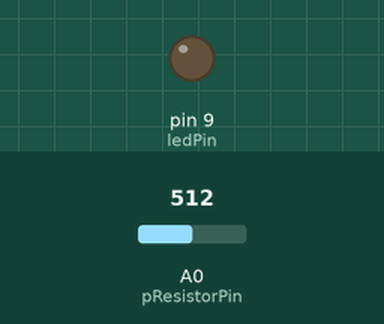
Simulated run of this sketch. Board: Arduino Uno, built with avr-gcc and run on an emulated ATmega328P. Shown: output pins drawn as LEDs (lit = HIGH). The test bench sets the inputs (shaded band); at power-on: A0 (pResistorPin) = 512.

Above: at 1.2 s.
1.3 s: A0 (pResistorPin) set to 28
2.8 s: A0 (pResistorPin) set to 22
At 3.1 s:
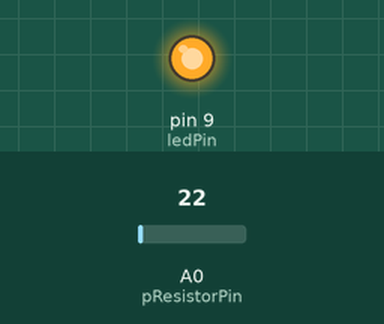
4.3 s: A0 (pResistorPin) set to 122
At 5.5 s:
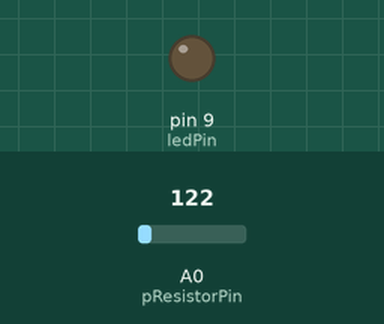
5.8 s: A0 (pResistorPin) set to 15
At 6.6 s:
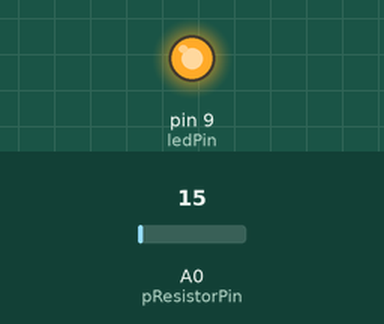
Timing chart, 0 to 8.3 s (numbered marks = the images above; inputs shaded):
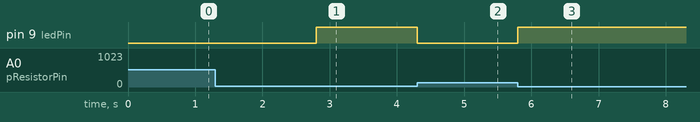

The sketch:

sketch.ino
```cpp
//constants
const int pResistorPin = A0; // Photoresistor at Arduino analog pin A0
const int ledPin = 9;       // Led pin at Arduino pin 9
const int threshold = 25;  //You can change threshold value to change the sensitivity.

//Variables
int value;          // Store value from photoresistor (0-1023)

void setup(){
 pinMode(ledPin, OUTPUT);  // Set ledPin - 9 pin as an output
 pinMode(pResistorPin, INPUT);// Set pResistor - A0 pin as an input (optional)
}

void loop(){
  value = analogRead(pResistorPin);
  if (value > threshold){
    digitalWrite(ledPin, LOW);
  }
  else{
    digitalWrite(ledPin, HIGH);
  }
}
```

Measured:
- the behaviour switches between 26 and 25 on A0 (pResistorPin) (found by bisection; images 0 and 1)
- after the input at 1.3 s, every drawn part: stays the same
- after the input at 2.8 s, pin 9 (ledPin): LOW → HIGH at once
- after the input at 4.3 s, pin 9 (ledPin): HIGH → LOW at once
- after the input at 5.8 s, pin 9 (ledPin): LOW → HIGH at once
